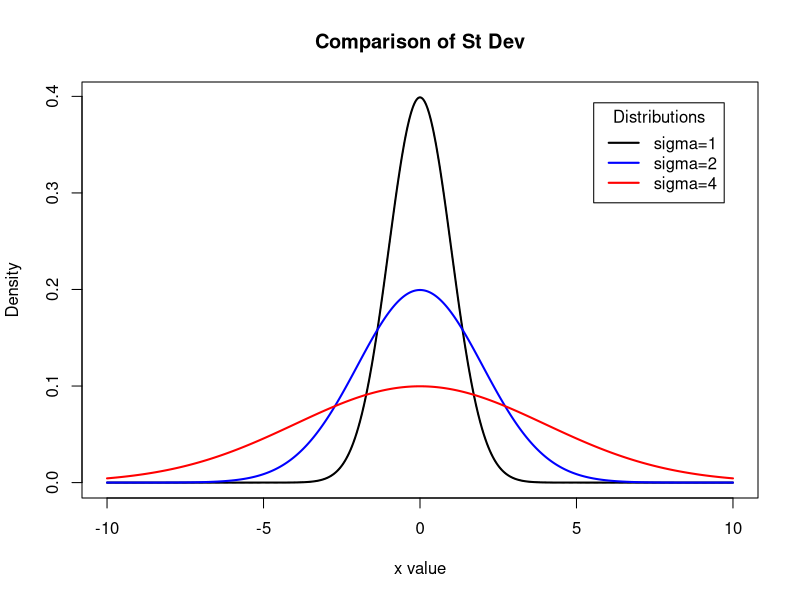
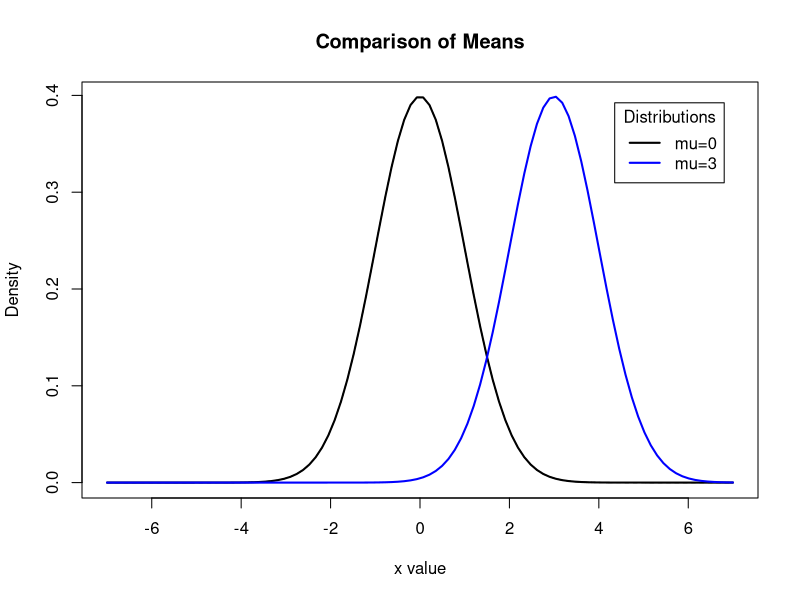

Recreate these plots in R, in order.
## ---- chunk 1
x <- seq(-10, 10, length=1000)
stan <- dnorm(x)

std <- c(1, 2, 4)
colors <- c("black", "blue", "red")
labels <- c("sigma=1", "sigma=2", "sigma=4")

plot(x, stan, type="l", lty=2, xlab="x value",
  ylab="Density", main="Comparison of St Dev")

for (i in 1:3){
  lines(x, dnorm(x, 0, std[i]), lwd=2, col=colors[i])
}

legend("topright", inset=.05, title="Distributions",
  labels, lwd=2, lty=1, col=colors)
## ---- chunk 2
x <- seq(-7, 7, length=100)
stan <- dnorm(x)
mu <- c(0, 3)
colors <- c("black", "blue")
labels <- c("mu=0", "mu=3")

plot(x, stan, type="l", lty=2, xlab="x value",
  ylab="Density", main="Comparison of Means")

for (i in 1:2){
  lines(x, dnorm(x, mu[i], 1), lwd=2, col=colors[i])
}

legend("topright", inset=.05, title="Distributions",
  labels, lwd=2, lty=1, col=colors)
## ---- chunk 3
68/2
## ---- chunk 4
(95/2) + (68/2)
## ---- chunk 5
(18.5 - 26.5)/4.5
## ---- chunk 6
pnorm(-1.78, 0, 1)
pnorm(18.5, 26.5, 4.5)
#slightly different because of the accuracy of the first one (num decimals)
## ---- chunk 7
1 - pnorm(116, 100, 16)
## ---- chunk 8
(5.4 * 16) + 100
## ---- chunk 9
less75 <- pnorm(75, 100, 16)
# less75
big100 = 0.5 #since we know 100 is the mean, and anything less than 100 is 0.5 and anything greater than 100 is 0.5 of the distribution
#pnorm(100, 100, 16) # is the same thing

big100 - less75
## ---- chunk 10
qnorm(0.9,100,16)
